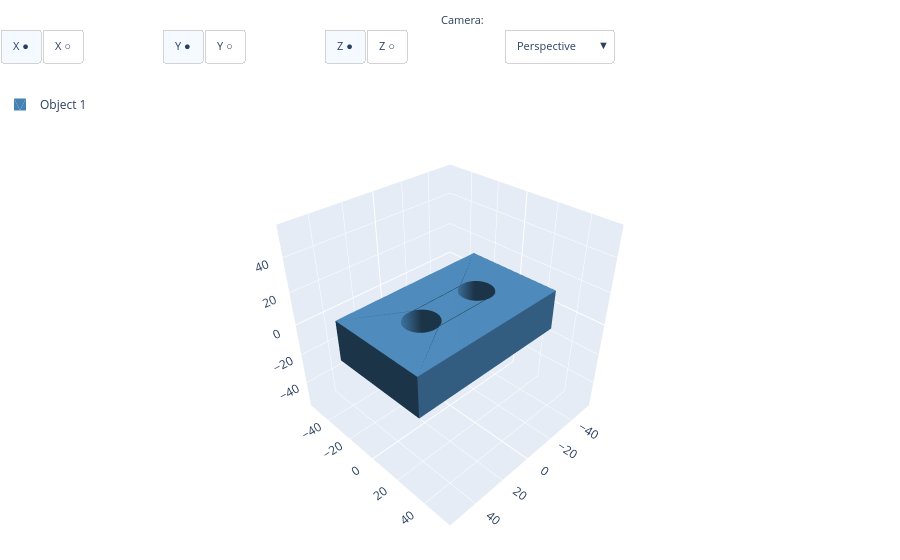

Write notebook code for a chart like this one.
### Markdown cell above
---

## 3) Bloco com recorte

A subtração de volumes pode ser feita com `mode=b3d.Mode.SUBTRACT` nas primitivas. Esse é o passo para criar furos, vazios e cortes.

### Code cell
with b3d.BuildPart() as parte_com_recortes:
    b3d.Box(100, 60, 25)
    # Dois cilindros removem material da caixa
    with b3d.Locations((-20, 0, 0), (20, 0, 0)):
        b3d.Cylinder(radius=10, height=40, mode=b3d.Mode.SUBTRACT)

modelo3 = parte_com_recortes.part
show(modelo3)

### Figure 1 — Plotly figure (JSON) as saved in the notebook; plotly's stock layout.template omitted (floating-point values rounded to 4 significant figures; data arrays with more than 128 entries replaced by an {"elided": "..."} marker saying what was removed)
{"data": [{"color": "steelblue", "flatshading": true, "i": {"elided": "1028 int values"}, "j": {"elided": "1028 int values"}, "k": {"elided": "1028 int values"}, "lighting": {"ambient": 0.4, "diffuse": 0.8, "specular": 0.2}, "name": "Object 1", "opacity": 1, "showlegend": true, "type": "mesh3d", "x": {"elided": "1036 float values"}, "y": {"elided": "1036 float values"}, "z": {"elided": "1036 float values"}}], "layout": {"annotations": [{"font": {"size": 11}, "showarrow": false, "text": "Axes:", "x": -0.01, "xanchor": "right", "xref": "paper", "y": 1.17, "yref": "paper"}, {"font": {"size": 11}, "showarrow": false, "text": "Camera:", "x": 0.54, "xanchor": "right", "xref": "paper", "y": 1.17, "yref": "paper"}], "legend": {"x": 0, "y": 1}, "margin": {"b": 0, "l": 0, "r": 0, "t": 90}, "scene": {"aspectmode": "manual", "aspectratio": {"x": 1, "y": 1, "z": 1}, "camera": {"eye": {"x": 1.5, "y": 1.5, "z": 1.5}, "projection": {"type": "perspective"}, "up": {"x": 0, "y": 0, "z": 1}}, "xaxis": {"backgroundcolor": "rgb(230, 236, 245)", "gridcolor": "white", "gridwidth": 1, "range": [-57.5, 57.5], "showbackground": true, "showgrid": true, "showline": false, "showspikes": true, "showticklabels": true, "title": {"text": ""}, "zeroline": true, "zerolinecolor": "white", "zerolinewidth": 2}, "yaxis": {"backgroundcolor": "rgb(230, 236, 245)", "gridcolor": "white", "gridwidth": 1, "range": [-57.5, 57.5], "showbackground": true, "showgrid": true, "showline": false, "showspikes": true, "showticklabels": true, "title": {"text": ""}, "zeroline": true, "zerolinecolor": "white", "zerolinewidth": 2}, "zaxis": {"backgroundcolor": "rgb(230, 236, 245)", "gridcolor": "white", "gridwidth": 1, "range": [-57.5, 57.5], "showbackground": true, "showgrid": true, "showline": false, "showspikes": true, "showticklabels": true, "title": {"text": ""}, "zeroline": true, "zerolinecolor": "white", "zerolinewidth": 2}}, "updatemenus": [{"active": 0, "bgcolor": "white", "bordercolor": "lightgray", "buttons": [{"args": [{"scene.xaxis": {"backgroundcolor": "rgb(230, 236, 245)", "gridcolor": "white", "gridwidth": 1, "range": [-57.5, 57.5], "showbackground": true, "showgrid": true, "showline": false, "showspikes": true, "showticklabels": true, "title": {"text": ""}, "zeroline": true, "zerolinecolor": "white", "zerolinewidth": 2}}], "label": "X ●", "method": "relayout"}, {"args": [{"scene.xaxis": {"range": [-57.5, 57.5], "showbackground": false, "showgrid": false, "showline": false, "showspikes": false, "showticklabels": false, "title": {"text": ""}, "zeroline": false}}], "label": "X ○", "method": "relayout"}], "direction": "right", "font": {"size": 11}, "showactive": true, "type": "buttons", "x": 0, "xanchor": "left", "y": 1.13, "yanchor": "top"}, {"active": 0, "bgcolor": "white", "bordercolor": "lightgray", "buttons": [{"args": [{"scene.yaxis": {"backgroundcolor": "rgb(230, 236, 245)", "gridcolor": "white", "gridwidth": 1, "range": [-57.5, 57.5], "showbackground": true, "showgrid": true, "showline": false, "showspikes": true, "showticklabels": true, "title": {"text": ""}, "zeroline": true, "zerolinecolor": "white", "zerolinewidth": 2}}], "label": "Y ●", "method": "relayout"}, {"args": [{"scene.yaxis": {"range": [-57.5, 57.5], "showbackground": false, "showgrid": false, "showline": false, "showspikes": false, "showticklabels": false, "title": {"text": ""}, "zeroline": false}}], "label": "Y ○", "method": "relayout"}], "direction": "right", "font": {"size": 11}, "showactive": true, "type": "buttons", "x": 0.18, "xanchor": "left", "y": 1.13, "yanchor": "top"}, {"active": 0, "bgcolor": "white", "bordercolor": "lightgray", "buttons": [{"args": [{"scene.zaxis": {"backgroundcolor": "rgb(230, 236, 245)", "gridcolor": "white", "gridwidth": 1, "range": [-57.5, 57.5], "showbackground": true, "showgrid": true, "showline": false, "showspikes": true, "showticklabels": true, "title": {"text": ""}, "zeroline": true, "zerolinecolor": "white", "zerolinewidth": 2}}], "label": "Z ●", "method": "relayout"}, {"args": [{"scene.zaxis": {"range": [-57.5, 57.5], "showbackground": false, "showgrid": false, "showline": false, "showspikes": false, "showticklabels": false, "title": {"text": ""}, "zeroline": false}}], "label": "Z ○", "method": "relayout"}], "direction": "right", "font": {"size": 11}, "showactive": true, "type": "buttons", "x": 0.36, "xanchor": "left", "y": 1.13, "yanchor": "top"}, {"active": 0, "bgcolor": "white", "bordercolor": "lightgray", "buttons": [{"args": [{"scene.aspectmode": "manual", "scene.aspectratio": {"x": 1, "y": 1, "z": 1}, "scene.camera": {"eye": {"x": 1.5, "y": 1.5, "z": 1.5}, "projection": {"type": "perspective"}, "up": {"x": 0, "y": 0, "z": 1}}}], "label": "Perspective", "method": "relayout"}, {"args": [{"scene.aspectmode": "manual", "scene.aspectratio": {"x": 1, "y": 1, "z": 1}, "scene.camera": {"eye": {"x": 2.5, "y": 2.5, "z": 2.5}, "projection": {"type": "orthographic"}, "up": {"x": 0, "y": 0, "z": 1}}}], "label": "Orthographic", "method": "relayout"}], "direction": "down", "font": {"size": 11}, "showactive": true, "type": "dropdown", "x": 0.56, "xanchor": "left", "y": 1.13, "yanchor": "top"}]}}
